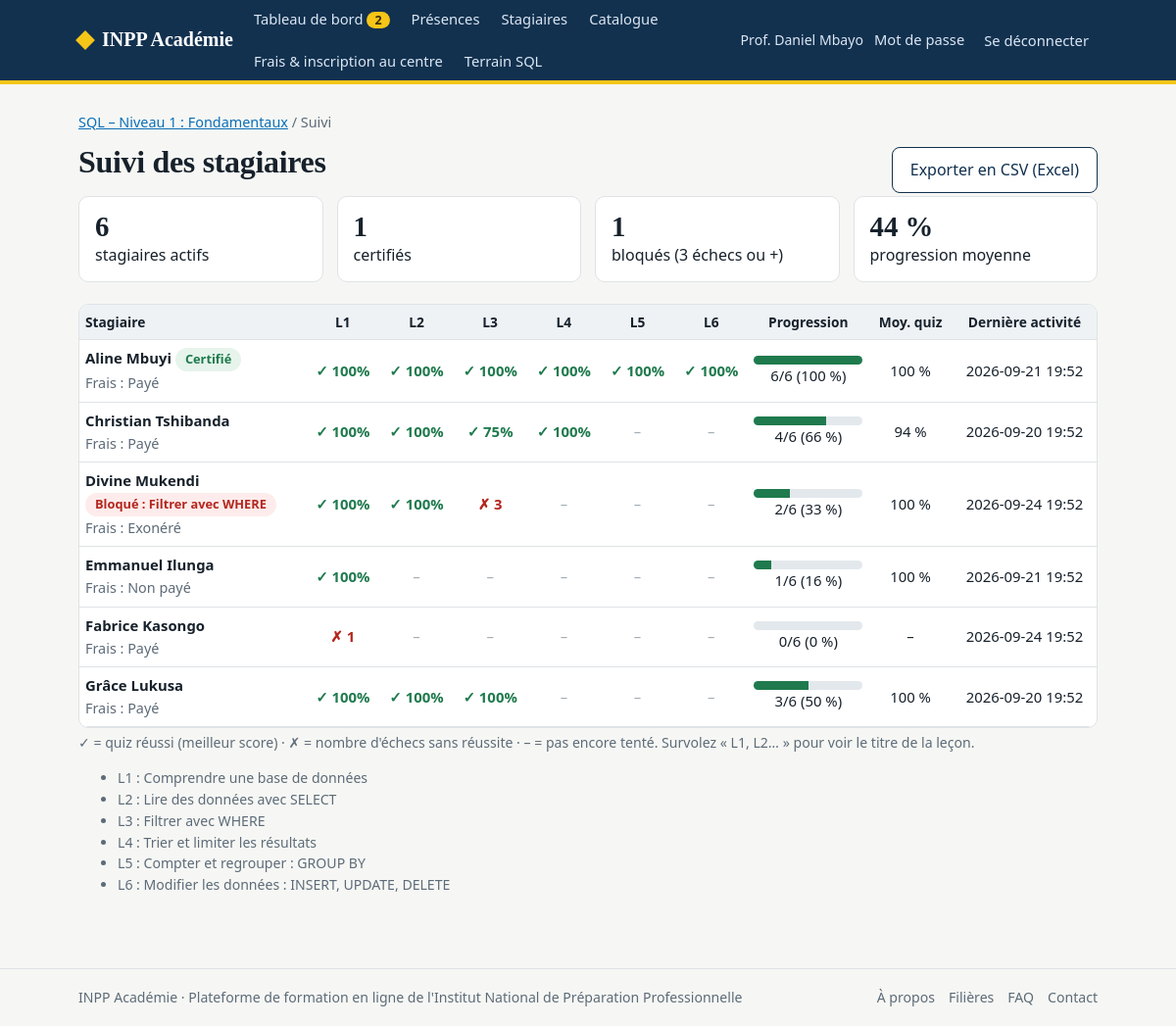
The page /formateur/cours/1/suivi (signed in) on the database its author committed.
### tables this page shows
CREATE TABLE users (
    id INTEGER PRIMARY KEY AUTOINCREMENT,
    full_name TEXT NOT NULL,
    email TEXT NOT NULL UNIQUE,
    password_hash TEXT NOT NULL,
    role TEXT NOT NULL CHECK (role IN ('formateur', 'stagiaire', 'secretaire')),
    must_change_password INTEGER NOT NULL DEFAULT 0,
    created_by INTEGER REFERENCES users(id) ON DELETE SET NULL,
    created_at TEXT NOT NULL DEFAULT (datetime('now'))
);

CREATE TABLE courses (
    id INTEGER PRIMARY KEY AUTOINCREMENT,
    title TEXT NOT NULL,
    category TEXT NOT NULL DEFAULT 'Général',
    level TEXT NOT NULL DEFAULT 'Débutant',
    description TEXT NOT NULL DEFAULT '',
    fee_amount REAL NOT NULL DEFAULT 0,
    currency TEXT NOT NULL DEFAULT 'USD',
    pass_mark INTEGER NOT NULL DEFAULT 70,
    published INTEGER NOT NULL DEFAULT 1,
    trainer_id INTEGER NOT NULL REFERENCES users(id),
    created_at TEXT NOT NULL DEFAULT (datetime('now'))
);

CREATE TABLE lessons (
    id INTEGER PRIMARY KEY AUTOINCREMENT,
    course_id INTEGER NOT NULL REFERENCES courses(id) ON DELETE CASCADE,
    position INTEGER NOT NULL,
    title TEXT NOT NULL,
    content TEXT NOT NULL DEFAULT '',
    image TEXT
);

CREATE TABLE enrollments (
    id INTEGER PRIMARY KEY AUTOINCREMENT,
    user_id INTEGER NOT NULL REFERENCES users(id) ON DELETE CASCADE,
    course_id INTEGER NOT NULL REFERENCES courses(id) ON DELETE CASCADE,
    status TEXT NOT NULL DEFAULT 'pending'
        CHECK (status IN ('pending', 'approved', 'rejected', 'revoked')),
    fee_status TEXT NOT NULL DEFAULT 'unpaid'
        CHECK (fee_status IN ('unpaid', 'paid', 'exempt')),
    requested_at TEXT NOT NULL DEFAULT (datetime('now')),
    decided_at TEXT,
    decided_by INTEGER REFERENCES users(id) ON DELETE SET NULL,
    UNIQUE (user_id, course_id)
);

### app.py (the view)
@app.route("/formateur/cours/<int:course_id>/suivi")
@trainer_required
def tracking(course_id):
    course = own_course(course_id)
    lessons, rows = tracking_data(course_id)
    return render_template("formateur/tracking.html", course=course, lessons=lessons, rows=rows)

### app.py (called while the page is built)
def get_db():
    if "db" not in g:
        g.db = database.connect()
    return g.db

def csrf_field():
    if "_csrf" not in session:
        session["_csrf"] = secrets.token_hex(16)
    from markupsafe import Markup
    return Markup(f'<input type="hidden" name="_csrf" value="{session["_csrf"]}">')

@app.before_request
def csrf_protect():
    if request.method == "POST":
        sent = request.form.get("_csrf", "")
        if not sent or not secrets.compare_digest(sent, session.get("_csrf", "")):
            abort(400, "Formulaire expiré. Rechargez la page et recommencez.")

@app.before_request
def load_user():
    g.user = None
    uid = session.get("uid")
    if uid:
        g.user = get_db().execute("SELECT * FROM users WHERE id=?", (uid,)).fetchone()
        if g.user is None:
            session.clear()
    if (g.user and g.user["must_change_password"]
            and request.endpoint not in ("change_password", "logout", "static")):
        return redirect(url_for("change_password"))

@app.context_processor
def inject_nav():
    pending = 0
    if g.get("user") and g.user["role"] == "formateur":
        pending = get_db().execute(
            "SELECT COUNT(*) FROM enrollments e JOIN courses c ON c.id=e.course_id "
            "WHERE c.trainer_id=? AND e.status='pending'", (g.user["id"],)).fetchone()[0]
    return {"pending_total": pending}

def login_required(view):
    @wraps(view)
    def wrapped(*a, **kw):
        if not g.user:
            flash("Connectez-vous pour continuer.", "info")
            return redirect(url_for("login", next=request.path))
        return view(*a, **kw)
    return wrapped

def trainer_required(view):
    @wraps(view)
    @login_required
    def wrapped(*a, **kw):
        if g.user["role"] != "formateur":
            abort(403)
        return view(*a, **kw)
    return wrapped

def get_course(course_id):
    row = get_db().execute(
        "SELECT c.*, u.full_name AS trainer_name FROM courses c JOIN users u ON u.id=c.trainer_id "
        "WHERE c.id=?", (course_id,)).fetchone()
    if row is None:
        abort(404)
    return row

def own_course(course_id):
    course = get_course(course_id)
    if course["trainer_id"] != g.user["id"]:
        abort(403)
    return course

def lessons_of(course_id):
    return get_db().execute("SELECT * FROM lessons WHERE course_id=? ORDER BY position, id",
                            (course_id,)).fetchall()

### templates/formateur/tracking.html
{% extends "base.html" %}{% block title %}Suivi · {{ course.title }}{% endblock %}
{% block content %}
<div class="crumbs"><a href="{{ url_for('course_manage', course_id=course.id) }}">{{ course.title }}</a> / Suivi</div>
<div class="row between"><h1>Suivi des stagiaires</h1><a class="btn alt" href="{{ url_for('tracking_csv', course_id=course.id) }}">Exporter en CSV (Excel)</a></div>
{% if rows %}
{% set n = rows|length %}
<div class="stats">
  <div class="stat"><b>{{ n }}</b>stagiaires actifs</div>
  <div class="stat"><b>{{ rows|selectattr('cert')|list|length }}</b>certifiés</div>
  <div class="stat"><b>{{ rows|selectattr('blocked')|list|length }}</b>bloqués (3 échecs ou +)</div>
  <div class="stat"><b>{{ (rows|sum(attribute='pct') / n)|round|int }} %</b>progression moyenne</div>
</div>
<div class="scroll"><table class="matrix"><thead><tr><th>Stagiaire</th>{% for l in lessons %}<th title="{{ l.title }}">L{{ loop.index }}</th>{% endfor %}<th>Progression</th><th>Moy. quiz</th><th>Dernière activité</th></tr></thead><tbody>
{% for r in rows %}<tr>
  <td><strong>{{ r.u.full_name }}</strong>{% if r.cert %} <span class="tag ok">Certifié</span>{% endif %}{% if r.blocked %}<br><span class="tag bad">Bloqué : {{ r.blocked }}</span>{% endif %}<br><span class="meta">Frais : {{ FEE[r.u.fee_status] }}</span></td>
  {% for c in r.cells %}<td>{% if c.state == 'done' %}<span class="cell-done">✓ {{ c.score }}%</span>{% elif c.state == 'fail' %}<span class="cell-fail">✗ {{ c.fails }}</span>{% else %}<span class="cell-todo">–</span>{% endif %}</td>{% endfor %}
  <td style="min-width:110px"><div class="bar"><b style="width:{{ r.pct }}%"></b></div>{{ r.done }}/{{ r.total }} ({{ r.pct }} %)</td>
  <td>{{ (r.avg ~ ' %') if r.avg is not none else '–' }}</td><td>{{ r.last[:16] if r.last else '–' }}</td></tr>{% endfor %}
</tbody></table></div>
<p class="hint">✓ = quiz réussi (meilleur score) · ✗ = nombre d'échecs sans réussite · – = pas encore tenté. Survolez « L1, L2… » pour voir le titre de la leçon.</p>
<ul class="hint">{% for l in lessons %}<li>L{{ loop.index }} : {{ l.title }}</li>{% endfor %}</ul>
{% else %}<div class="card">Aucun stagiaire validé pour ce cours. <a href="{{ url_for('enrollments', course_id=course.id) }}">Gérer les inscriptions</a>.</div>{% endif %}
{% endblock %}

### templates/base.html (shortened to what this page needs)
<!doctype html>
<html lang="fr">
<head>
<link rel="stylesheet" href="{{ url_for('static', filename='style.css') }}">
</head>
<body>
<header class="topbar noprint"><div class="wrap">
  <a class="brand" href="{{ url_for('index') }}"><i></i>INPP Académie</a>
  <nav>
    {% if g.user and g.user.role == 'formateur' %}
      <a href="{{ url_for('trainer_dashboard') }}">Tableau de bord{% if pending_total %}<span class="badge">{{ pending_total }}</span>{% endif %}</a>
      <a href="{{ url_for('sections_list') }}">Présences</a>
      <a href="{{ url_for('learners') }}">Stagiaires</a>
      <a href="{{ url_for('catalogue') }}">Catalogue</a>
    {% elif g.user and g.user.role == 'secretaire' %}
      <a href="{{ url_for('sec_dashboard') }}">Secrétariat</a>
      <a href="{{ url_for('sec_new') }}">Nouvelle inscription</a>
      <a href="{{ url_for('sec_registry') }}">Registre</a>
      <a href="{{ url_for('sec_jury') }}">Jury</a>
      <a href="{{ url_for('sec_tariffs') }}">Tarifs</a>
    {% elif g.user %}
      <a href="{{ url_for('my_courses') }}">Mes formations</a>
      <a href="{{ url_for('catalogue') }}">Catalogue</a>
    {% else %}
      <a href="{{ url_for('catalogue') }}">Catalogue</a>
      <a href="{{ url_for('filieres_public') }}">Filières</a>
      <a href="{{ url_for('apropos') }}">À propos</a>
    {% endif %}
    {% if not g.user or g.user.role != 'secretaire' %}<a href="{{ url_for('procedure') }}">Frais &amp; inscription au centre</a>{% endif %}
    {% if g.user and g.user.role != 'secretaire' %}<a href="{{ url_for('sql_lab') }}">Terrain SQL</a>{% endif %}
  </nav>
  <div class="who">
    {% if g.user %}
      <span>{{ g.user.full_name }}</span>
      <a class="linkbtn" href="{{ url_for('change_password') }}">Mot de passe</a>
      <form method="post" action="{{ url_for('logout') }}" style="margin:0">{{ csrf_field() }}<button class="linkbtn">Se déconnecter</button></form>
    {% else %}
      <a class="linkbtn" href="{{ url_for('login') }}">Se connecter</a>
      <a class="btn sun small" href="{{ url_for('register') }}">Créer un compte</a>
    {% endif %}
  </div>
</div></header>
<main><div class="wrap">
  {% block content %}{% endblock %}
</div></main>
<footer class="noprint"><div class="wrap">
  <div class="row between">
    <span>INPP Académie · Plateforme de formation en ligne de l'Institut National de Préparation Professionnelle</span>
    <nav class="row" style="gap:14px">
      <a href="{{ url_for('apropos') }}">À propos</a>
      <a href="{{ url_for('filieres_public') }}">Filières</a>
      <a href="{{ url_for('faq') }}">FAQ</a>
      <a href="{{ url_for('contact') }}">Contact</a>
    </nav>
  </div>
</div></footer>
</body>
</html>

### static/style.css (style rules this page uses)
:root { --ink:#17212b;--muted:#5d6b78;--navy:#12314f;--river:#0b6fb8;--sun:#f5c518;--paper:#f6f7f4;--card:#fff;--line:#dfe3e6;--ok:#1f7a4d;--okbg:#e6f4ec;--bad:#b3261e;--badbg:#fdeceb;--warn:#7a5a00;--warnbg:#fff4cc;--infobg:#e7f1fa }
* { box-sizing:border-box }
body { margin:0;font:16px/1.55 "Segoe UI",Roboto,Helvetica,Arial,sans-serif;color:var(--ink);background:var(--paper) }
h1,h2,h3 { font-family:Georgia,"Times New Roman",serif;line-height:1.2;margin:0 0 .5em;letter-spacing:-.01em }
h1 { font-size:2rem }
a { color:var(--river) }
.wrap { max-width:1080px;margin:0 auto;padding:0 20px }
.topbar { background:var(--navy);color:#fff;border-bottom:4px solid var(--sun) }
.topbar .wrap { display:flex;align-items:center;gap:12px;min-height:58px;flex-wrap:wrap }
.brand { font:700 1.25rem Georgia,serif;color:#fff;text-decoration:none;display:flex;align-items:center;gap:10px }
.brand i { width:14px;height:14px;background:var(--sun);display:inline-block;transform:rotate(45deg) }
.topbar nav { display:flex;gap:4px;flex:1;flex-wrap:wrap }
.topbar nav a,.linkbtn { color:#dbe7f3;text-decoration:none;padding:8px 9px;border-radius:6px;font-size:.92rem;background:none;border:0;cursor:pointer;font-family:inherit }
.who { display:flex;align-items:center;gap:2px;font-size:.88rem;color:#dbe7f3 }
.badge { background:var(--sun);color:#3a2d00;border-radius:999px;padding:0 8px;font-size:.78rem;font-weight:700;margin-left:4px }
main { padding:28px 0 60px;min-height:70vh }
footer { border-top:1px solid var(--line);padding:18px 0;color:var(--muted);font-size:.88rem }
footer a { color:var(--muted);text-decoration:none }
footer .row { flex-wrap:wrap;gap:10px }
.meta { color:var(--muted);font-size:.9rem }
.row { display:flex;gap:12px;align-items:center;flex-wrap:wrap }
.between { justify-content:space-between }
.btn { display:inline-block;background:var(--river);color:#fff;border:0;border-radius:8px;padding:10px 18px;font:600 .95rem inherit;font-family:inherit;text-decoration:none;cursor:pointer }
.btn.alt { background:#fff;color:var(--navy);border:1px solid var(--navy) }
.tag { display:inline-block;padding:2px 10px;border-radius:999px;font-size:.8rem;font-weight:600;background:#eceff1;color:#39464f }
.tag.ok { background:var(--okbg);color:var(--ok) }
.tag.bad { background:var(--badbg);color:var(--bad) }
.hint { color:var(--muted);font-size:.88rem;margin-top:4px }
table { width:100%;border-collapse:collapse;background:#fff;font-size:.93rem }
th,td { padding:9px 10px;border-bottom:1px solid var(--line);text-align:left;vertical-align:middle }
th { background:#eef2f5;font-weight:600;font-size:.86rem }
.scroll { overflow-x:auto;border:1px solid var(--line);border-radius:10px }
.bar { height:9px;border-radius:9px;background:#e3e8ec;overflow:hidden }
.bar b { display:block;height:100%;background:var(--ok) }
.stats { display:grid;grid-template-columns:repeat(auto-fit,minmax(160px,1fr));gap:14px;margin-bottom:22px }
.stat { background:#fff;border:1px solid var(--line);border-radius:10px;padding:14px 16px }
.stat b { font:700 1.8rem Georgia,serif;display:block }
.crumbs { font-size:.9rem;color:var(--muted);margin-bottom:10px }
.matrix td,.matrix th { text-align:center;padding:7px 6px }
.matrix td:first-child,.matrix th:first-child { text-align:left }
.cell-done { color:var(--ok);font-weight:700 }
.cell-fail { color:var(--bad);font-weight:700 }
.cell-todo { color:#a3adb5 }
@media (prefers-reduced-motion:no-preference) { .bar b { transition:width .6s } }

### rows shown on the page
users: user.full_name "Prof. Daniel Mbayo"
courses: title "SQL – Niveau 1 : Fondamentaux"
lessons: title "Comprendre une base de données"
lessons: title "Lire des données avec SELECT"
lessons: u.full_name "Divine Mukendi", blocked "Filtrer avec WHERE", score "100" "100", fails "3", done "2", total "6", pct "33", avg "100 %", last "2026-09-24 19:52", title "Filtrer avec WHERE"
lessons: title "Trier et limiter les résultats"
lessons: title "Compter et regrouper : GROUP BY"
lessons: title "Modifier les données : INSERT, UPDATE, DELETE"
users: u.full_name "Aline Mbuyi"
enrollments: fee_status "Payé"
users: u.full_name "Christian Tshibanda"
enrollments: fee_status "Payé"
enrollments: fee_status "Exonéré"
users: u.full_name "Emmanuel Ilunga"
enrollments: fee_status "Non payé"
users: u.full_name "Fabrice Kasongo"
enrollments: fee_status "Payé"
users: u.full_name "Grâce Lukusa"
enrollments: fee_status "Payé"

### other values the page prints
{{ pending_total }} "2"
{{ n }} "6"
{{ rows|selectattr('cert')|list|length }} "1"
{{ rows|selectattr('blocked')|list|length }} "1"
{{ (rows|sum(attribute='pct') / n)|round|int }} "44"
{{ c.score }} "100" "100" "100" "100" "100" "100" "100" "100" "75" "100" "100" "100" "100" "100"
{{ r.done }} "6" "4" "1" "0" "3"
{{ r.total }} "6" "6" "6" "6" "6"
{{ r.pct }} "100" "66" "16" "0" "50"
{{ (r.avg ~ ' %') if r.avg is not none else '–' }} "100 %" "94 %" "100 %" "–" "100 %"
{{ r.last[:16] if r.last else '–' }} "2026-09-21 19:52" "2026-09-20 19:52" "2026-09-21 19:52" "2026-09-24 19:52" "2026-09-20 19:52"
{{ c.fails }} "1"
